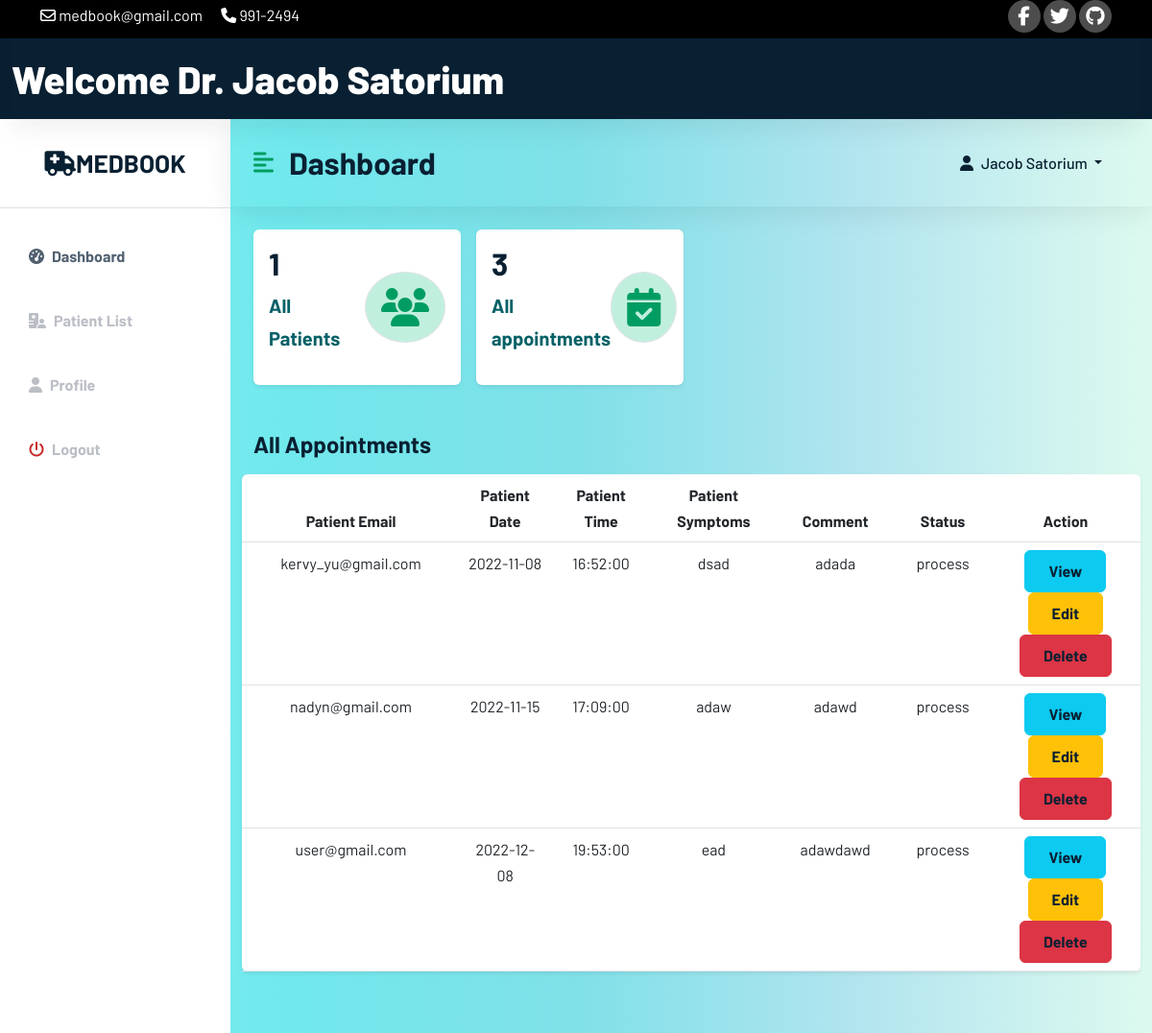
Page /doctor/doctorhome.php (signed in) on the committed database.
### tables this page shows
CREATE TABLE `doctor` (
  `doctorID` int(11) NOT NULL,
  `d_FullName` varchar(100) NOT NULL,
  `d_email` varchar(100) NOT NULL,
  `d_number` bigint(100) NOT NULL,
  `d_address` varchar(100) NOT NULL,
  `d_password` varchar(100) NOT NULL,
  `d_DOB` date NOT NULL,
  `d_gender` varchar(100) NOT NULL,
  `doctor_type` varchar(100) NOT NULL DEFAULT 'doctor',
  `d_specialize` text NOT NULL
);

CREATE TABLE `appointment` (
  `requestID` int(11) NOT NULL,
  `d_name` varchar(100) NOT NULL,
  `p_email` varchar(100) NOT NULL,
  `appDate` date NOT NULL,
  `appTime` time NOT NULL,
  `appSymptoms` text NOT NULL,
  `appComments` text NOT NULL,
  `status` enum('process','ongoing','done','') NOT NULL DEFAULT 'process'
);

### doctor/doctorhome.php (the view, shortened to what this page needs)
<?php
include 'C:\xampp\htdocs\Web_Tech\config\config.php';
include 'C:\xampp\htdocs\Web_Tech\doctor\doctorheader.php';
?>
<?php
$currentDoc = $_SESSION['d_email'];
$sql = "SELECT * FROM doctor WHERE d_email = '$currentDoc'";
$result = mysqli_query($conn, $sql);
if ($result) {
if (mysqli_num_rows($result) > 0) {
while ($row = mysqli_fetch_array($result)) {
?>
<!DOCTYPE html>
<html lang="en">
<head>
    <link href="https://cdn.jsdelivr.net/npm/bootstrap@5.2.0/dist/css/bootstrap.min.css" rel="stylesheet">
    <link rel="stylesheet" href="/Web_Tech/css/style.css">
    <link rel="stylesheet" href="/Web_Tech/css/dochome.css">
</head>
<body>
<div class="d-flex" id="wrapper">
    <div class="bg-white" id="sidebar-wrapper">
        <div class="sidebar-heading text-center py-4 primary-text fs-4 fw-bold text-uppercase border-bottom">
            <a href="#" class="navbar-brand mb-0" >
                <i class="fa-solid fa-truck-medical"></i>MedBook
            </a>
        </div>
        <div class="list-group list-group-flush my-3">
            <a href="doctorhome.php" class="list-group-item list-group-item-action bg-transparent second-text active"><i
                        class="fas fa-tachometer-alt me-2"></i>Dashboard</a>
            <a href="patientlist.php" class="list-group-item list-group-item-action bg-transparent second-text fw-bold">
                      <i class="fas fa-hospital-user me-2"></i>Patient List</a>
            <a href="doctorprofile.php" class="list-group-item list-group-item-action bg-transparent second-text fw-bold"><i
                        class="fas fa-user me-2"></i>Profile</a>
            <a href="/Web_Tech/user/userlogout.php" class="list-group-item list-group-item-action bg-transparent second-text fw-bold"><i
                        class="fas fa-power-off me-2" style="color: #c72a2a;"></i>Logout</a>
        </div>
    </div>
    <div id="page-content-wrapper">
        <nav class="navbar navbar-expand-lg navbar-light bg-transparent py-4 px-4">
            <div class="d-flex align-items-center">
                <i class="fas fa-align-left primary-text fs-4 me-3" id="menu-toggle"></i>
                <h2 class="fs-2 m-0">Dashboard</h2>
            </div>
            <div class="collapse navbar-collapse" id="navbarSupportedContent">
                <ul class="navbar-nav ms-auto" id="nav_right">
                    <li class="nav-item dropdown collapse navbar-collapse" id="navbarSupportedContent">
                        <a class="nav-link dropdown-toggle" id="navbarDropdownMenuLink" role="button" data-bs-toggle="dropdown" aria-expanded="false">
                            <i class="fas fa-user me-2"></i><?php echo $row['d_FullName'];?>
                        </a>
                    </li>
                </ul>
            </div>
        </nav>
        <?php
        }
        }
        }
        ?>
        <div class="container-fluid px-4">
            <div class="row g-3 my-2" style="">
                <div class="col-md-3">
                    <div class="p-3 bg-white shadow-sm d-flex justify-content-around align-items-center rounded">
                        <div>
                            <?php
                                $query = "SELECT patientID FROM patient ORDER BY patientID";
                                $query_run = mysqli_query($conn, $query);
                                if ($row = mysqli_num_rows($query_run)) {
                                    echo '<h3 class="fs-2">' . $row . '</h3>';
                                }else{
                                    echo '<h3 class="fs-2">No Data</h3>';
                                }
                            ?>
                            <p class="fs-5" style="color:#046167;"><b>All Patients</b></p>
                        </div>
                        <i class="fas fa-users fs-1 primary-text border rounded-full secondary-bg p-3"></i>
                    </div>
                </div>
                <div class="col-md-3">
                    <div class="p-3 bg-white shadow-sm d-flex justify-content-around align-items-center rounded">
                        <div>
                            <?php
                            $query = "SELECT * FROM appointment WHERE d_name = '$currentDoc'";
                            $query_run = mysqli_query($conn, $query);
                            if($row = mysqli_num_rows($query_run))
                            {
                            echo '<h3 class="fs-2">'.$row.'</h3>';
                            }
                            else{
                                echo '<h3 class="fs-2">No Data</h3>';
                            }
                            ?>
                            <p class="fs-5" style="color:#046167;"><b>All appointments</b></p>
                        </div>
                        <i class="fas fa-calendar-check fs-1 primary-text border rounded-full secondary-bg p-3"></i>
                    </div>
                </div>
            </div>
            <div class="row my-5">
                <h3 class="fs-4 mb-3">All Appointments</h3
                <div class="col">
                    <table class="table bg-white rounded shadow-sm  table-hover">
                        <thead>
                        <tr class="text-center">
                            <th  scope="col" width="50">Patient Email</th>
                            <th scope="col" width="40">Patient Date</th>
                            <th scope="col" width="40">Patient Time</th>
                            <th scope="col" width="50">Patient Symptoms</th>
                            <th scope="col" width="30">Comment</th>
                            <th scope="col" width="30">Status</th>
                            <th scope="col" width="80">Action</th>
                        </tr>
                        </thead>
                        <tbody>
                        <?php
                        $currentUser = $_SESSION['d_email'];
                        $sql = "SELECT * FROM appointment WHERE d_name = '$currentUser'";
                        $result = mysqli_query($conn, $sql);
                        if ($result) {
                        if (mysqli_num_rows($result) > 0) {
                            while ($row = mysqli_fetch_array($result)) {
                                ?>
                        <tr class="text-center">
                            <td><?= $row['p_email'];?></td>
                            <td><?= $row['appDate'];?></td>
                            <td><?= $row['appTime'];?></td>
                            <td><?= $row['appSymptoms'];?></td>
                            <td><?= $row['appComments'];?></td>
                            <td><?= $row['status'];?></td>
                            <td>
                                <button type="button" name="view" id="act_button" class="btn btn-info btn-xs view" data-bs-toggle="modal" data-bs-target="#patientDetails"><a class="glyphicon glyphicon-file" style="text-decoration: none;" title="View">View</a></button>
                                <button type="button" name="update" id="act_button" class="btn btn-warning btn-xs update" data-bs-toggle="modal" data-bs-target="#myUpdate"><a class="glyphicon glyphicon-edit" style="text-decoration: none;" href="?update=<?php echo $row['requestID']; ?>" title="Edit">Edit</a></button>
                                <button type="button" name="delete" id="act_button" class="btn btn-danger btn-xs update"><a class="glyphicon glyphicon-edit" style="text-decoration: none; " href="/Web_Tech/doctor/doctorhome.php?delete=<?php echo $row['requestID']; ?>" title="Edit">Delete</a></button>
                            </td>
                        </tr>
                            <?php
                        }
                        }
                        else{
                                ?>
                                <tr>
                                    <td style=" text-transform: capitalize;" class ="text-center" colspan="6"><h3>no items added</h3></td>
                                </tr>
                                <?php
                            }
                        }
                        ?>
                        </tbody>
                    </table>
                </div>
            </div>
        </div>
    </div>
</body>
</html>

### doctor/doctorheader.php (shortened to what this page needs)
<?php
$currentUser = $_SESSION['d_email'];
$sql = "SELECT * FROM doctor WHERE d_email = '$currentUser'";
$result = mysqli_query($conn, $sql);
if ($result) {
if (mysqli_num_rows($result) > 0) {
while ($row = mysqli_fetch_array($result)) {
?>
<!DOCTYPE html>
<html lang="en">
<head>
    <link href="https://cdn.jsdelivr.net/npm/bootstrap@5.2.0/dist/css/bootstrap.min.css" rel="stylesheet">
    <link rel="stylesheet" type="text/css" href="/Web_Tech/css/style.css">
    <link rel="stylesheet" type="text/css" href="/Web_Tech/css/dochome.css">
</head>
<body>
<div class="top-nav" id="home" style="background-color: black">
    <div class="container">
        <div class="row justify-content-between">
            <div class="col-auto">
                <p>
                    <i class="fa-regular fa-envelope"></i>
                    <span>medbook@gmail.com</span>
                </p>
                <p>
                    <i class="fa-solid fa-phone"></i>
                    <span>991-2494</span>
                </p>
            </div>
            <div class="col-auto social-icons">
                <a href=""><i class="fa-brands fa-facebook-f"></i></a>
                <a href=""><i class="fa-brands fa-twitter"></i></i></a>
                <a href=""><i class="fa-brands fa-github"></i></i></a>
            </div>
        </div>
    </div>
</div>
<div class="container-fluid" id="wrapper-header">
    <nav class="navbar navbar-inverse navbar-fixed-top" role="navigation">
        <div class="navbar-header">
            <a class="navbar-brand" id="docheader" href="doctorhome.php">Welcome Dr. <?php echo $row['d_FullName'];?></a>
        </div>
    </nav>
</div>
                                <?php
                            }
                        }
                    }
                    ?>
</body>
</html>

### css/style.css (style rules this page uses)
h1,h2,h3,h4,h5,h6 { font-weight: 700; color: #092032; }
a { color: #092032; font-weight: 700; }
.top-nav { background-color: #092032; }
.top-nav p { margin-bottom: 10px; display: inline-block; margin-right: 16px; color: white; }
.top-nav i, .top-nav span { vertical-align: middle; }
.social-icons a { width: 34px; height: 34px; background-color: rgba(255, 255, 255, 0.3); display: inline-flex ; align-items: center; justify-content: center; text-decoration: none; color: white; font-size: 20px; border-radius: 100%; transition: 0.3s ease; }
.navbar { box-shadow: 0px 6px 30px rgba(0, 0, 0, 0.08); }
.navbar a { color: #092032; text-decoration: none; font-weight: 500; transition: 0.5s ease; }
.navbar-brand { font-weight: 700; font-size: 26px; color: #092032; }
.nav-item { margin: 0px 20px 0px 20px; }
.btn { padding: 9px 24px; }
p { color: #f6f6f6; }

### css/dochome.css (style rules this page uses)
:root { --main-bg-color: #009d63; --main-text-color: #009d63; --second-text-color: #bbbec5; --second-bg-color: #c1efde; }
#wrapper-header { background-color: #092032; }
#docheader { color: white; font-weight: 800; font-size: 40px; }
.primary-text { color: var(--main-text-color); }
.second-text { color: var(--second-text-color); }
.secondary-bg { background-color: var(--second-bg-color); }
.rounded-full { border-radius: 100%; }
#wrapper { overflow-x: hidden; background-image: linear-gradient( to right, #86f3f6, #70e8ec, #80e0e8, #b3e5ef, #ddfaef ); }
#sidebar-wrapper { min-height: 100vh; margin-left: -15rem; transition: 0.3s ease; }
.sidebar-heading a { font-weight: 700; font-size: 26px; color: #092032; transition: 0.3s ease; }
#sidebar-wrapper .sidebar-heading { padding: 0.875rem 1.25rem; font-size: 1.2rem; }
#sidebar-wrapper .list-group { width: 15rem; }
#page-content-wrapper { min-width: 100vw; }
#menu-toggle { cursor: pointer; }
.list-group-item { border: none; padding: 20px 30px; }
.list-group-item.active { background-color: transparent; color: var(--main-text-tablor); font-weight: bold; border: none; }
@media (min-width: 768px) { #sidebar-wrapper { margin-left: 0; } }
@media (min-width: 768px) { #page-content-wrapper { min-width: 0; width: 100%; } }

### rows in the picture
doctor: d_FullName "Jacob Satorium"
appointment: p_email "kervy_yu@gmail.com", appDate "2022-11-08", appTime "16:52:00", appSymptoms "dsad", appComments "adada", status "process"
appointment: p_email "nadyn@gmail.com", appDate "2022-11-15", appTime "17:09:00", appSymptoms "adaw", appComments "adawd", status "process"
appointment: p_email "user@gmail.com", appDate "2022-12-08", appTime "19:53:00", appSymptoms "ead", appComments "adawdawd", status "process"

### other values in the picture
$row "1"
$row "3"
